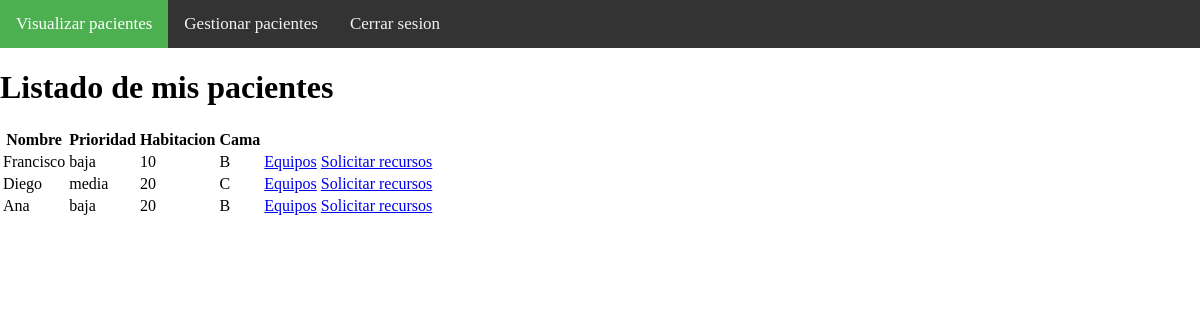
The page /src/views/paciente/pacientes-medico.php (signed in) on the database its author committed.
### tables this page shows
CREATE TABLE `pacientes` (
  `id` int(11) NOT NULL,
  `cedula` varchar(20) NOT NULL,
  `nombre` varchar(45) NOT NULL,
  `diagnostico` varchar(45) NOT NULL,
  `prioridad` varchar(10) NOT NULL,
  `fecha_ingreso` date NOT NULL,
  `estadia` int(11) NOT NULL,
  `cama_id` int(11) NOT NULL,
  `medico_id` int(11) NOT NULL
);

CREATE TABLE `habitaciones` (
  `id` int(11) NOT NULL,
  `codigo` varchar(45) NOT NULL
);

CREATE TABLE `camas` (
  `id` int(11) NOT NULL,
  `disponible` bit(1) NOT NULL,
  `codigo` varchar(45) NOT NULL,
  `habitacion_id` int(11) NOT NULL
);

### src/services/PacienteService.php (called while the page is built, shortened)
<?php
    include_once dirname(__DIR__).'../model/DB.php';
    include_once dirname(__DIR__).'../model/Paciente.php';
    include_once dirname(__DIR__).'../services/CamaService.php';
    class PacienteService{
        public function getAll2($id){
            $pacientes = [];
            $db = new DB();
            $db->connect();
            $resultado = $db->query("SELECT * FROM Pacientes WHERE medico_id = $id ");
            while( $fila = mysqli_fetch_array($resultado) ){
                $paciente = new Paciente($fila['id'],$fila['cedula'],$fila['nombre'],$fila['diagnostico'],$fila['prioridad'],$fila['fecha_ingreso'],$fila['estadia'],$fila['medico_id'],$fila['cama_id']);
                array_push($pacientes, $paciente);
            }
            return $pacientes;
        }
    }
?>

### src/model/DB.php (called while the page is built, shortened)
<?php
    class DB{
        private $connection;
        public function connect(){
            $con = mysqli_connect(HOST_DB,USUARIO_DB,USUARIO_PASS, NOMBRE_DB);
            if( mysqli_connect_errno()){
                throw new Exception ('Error en la conexion: '.mysqli_connect_error());
            }else{
                $this->connection = $con;
            }
        }
        public function query($query){
            $resultado = mysqli_query($this->connection, $query);
            return $resultado;
        }
    }
?>

### src/model/Paciente.php (called while the page is built, shortened)
<?php
    class Paciente{
        private $id;
        private $nombre;
        private $prioridad;
        public function __construct($id,$cedula,$nombre,$diagnostico,$prioridad,$fecha_ingreso,$estadia,$medico_id,$cama_id)
        {
            $this->id = $id;
            $this->nombre = $nombre;
            $this->prioridad = $prioridad;
        }
        public function getId(){
            return $this->id;
        }
        public function getNombre(){
            return $this->nombre;
        }
        public function getPrioridad(){
            return $this->prioridad;
        }
    }
?>

### src/services/HabitacionService.php (called while the page is built, shortened)
<?php
    include_once dirname(__DIR__).'../model/DB.php';
    include_once dirname(__DIR__).'../model/Habitacion.php';
    class HabitacionService{
        public function findById($id){
            $db = new DB();
            $db->connect();
            $resultado = $db->query("SELECT * FROM Habitaciones WHERE id=$id");
            $habitacion = null;
            while( $fila = mysqli_fetch_array($resultado) ){
                $habitacion = new Habitacion($fila['id'],$fila['codigo']);
            }
            return $habitacion;
        }
    }
?>

### src/services/CamaService.php (called while the page is built, shortened)
<?php
    include_once dirname(__DIR__).'../model/DB.php';
    include_once dirname(__DIR__).'../model/Cama.php';
    class CamaService{
        public function findById($id){
            $db = new DB();
            $db->connect();
            $resultado = $db->query("SELECT * FROM Camas WHERE id=$id ");
            $cama = null;
            while( $fila = mysqli_fetch_array($resultado) ){
                $cama = new Cama($fila['id'],$fila['codigo'],$fila['disponible'],$fila['habitacion_id']);
            }
            return $cama;
        }
    }
?>

### src/model/Habitacion.php (called while the page is built, shortened)
<?php
    class Habitacion{
        private $codigo;
        public function __construct($id, $codigo)
        {
            $this->codigo = $codigo;
        }
        public function getCodigo(){
            return $this->codigo;
        }
    }
?>

### src/model/Cama.php (called while the page is built, shortened)
<?php
    class Cama{
        private $codigo;
        public function __construct($id, $codigo, $disponible,$id_habitacion)
        {
            $this->codigo = $codigo;
        }
        public function getCodigo(){
            return $this->codigo;
        }
    }
?>

### src/views/paciente/pacientes-medico.php (the view, shortened to what this page needs)
<?php
    include_once '../../services/PacienteService.php';
    include_once '../../services/CamaService.php';
    include_once '../../services/HabitacionService.php';
    $serviciopaciente = new PacienteService();
    $servicioCama = new CamaService();
    $servicioHabitacion = new HabitacionService();
?>
<!DOCTYPE html>
<html lang="en">
    <head>
        <link href="../../resources/barra-navegacion.css" rel="stylesheet">
    </head>
    <body>
    <div class="topnav">
        <a class="active" href="../paciente/pacientes-medico.php">Visualizar pacientes</a>
        <a href="../habitacion/habitaciones-medico.php">Gestionar pacientes</a>
        <a href="../usuario/logout.php" >Cerrar sesion</a>
    </div>
    <h1>Listado de mis pacientes</h1>
        <table>
            <thead>
                <tr>
                    <th>Nombre</th>
                    <th>Prioridad</th>
                    <th>Habitacion</th>
                    <th>Cama</th>
                    <th></th>
                </tr>
            </thead>
            <tbody text-align="center">
                <?php
                    $pacientes = $serviciopaciente->getAll2($_SESSION['medico_id']);
                    foreach ($pacientes as $i => $paciente) {
                        $cama = $servicioCama->findById($paciente->getIdCama());
                        $habitacion = $servicioHabitacion->findById( $cama->getIdHabitacion());
                        echo "<tr>";
                        echo "<td>".$paciente->getNombre()."</td>";
                        echo "<td>".$paciente->getPrioridad()."</td>";
                        echo "<td>".$habitacion->getCodigo()."</td>";
                        echo "<td>".$cama->getCodigo()."</td>";
                        echo "<td><a href='../equipos/equipos.php?paciente=". $paciente->getId() . "'> Equipos </a></td>";
                        echo "<td><a href='../recurso/peticion.php?paciente=". $paciente->getId(). " '> Solicitar recursos </a></td>";
                        echo "</tr>" ;
                    }
                ?>
            </tbody>
        </table>
    </body>
</html>

### src/resources/barra-navegacion.css (style rules this page uses)
body { margin: 0; }
.topnav { overflow: hidden; background-color: #333; }
.topnav a { float: left; color: #f2f2f2; text-align: center; padding: 14px 16px; text-decoration: none; font-size: 17px; }
.topnav a.active { background-color: #4CAF50; color: white; }

### rows shown on the page
pacientes: nombre "Francisco", prioridad "baja", habitaciones.codigo "10", cama.codigo "B"
pacientes: nombre "Diego", prioridad "media", habitaciones.codigo "20", cama.codigo "C"
pacientes: nombre "Ana", prioridad "baja", habitaciones.codigo "20", cama.codigo "B"
